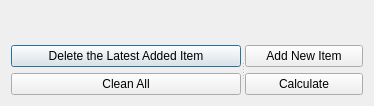
<?xml version="1.0" encoding="UTF-8"?>
<ui version="4.0">
 <class>AverageImageDialog</class>
 <widget class="QDialog" name="AverageImageDialog">
  <property name="geometry">
   <rect>
    <x>0</x>
    <y>0</y>
    <width>374</width>
    <height>106</height>
   </rect>
  </property>
  <property name="windowTitle">
   <string>Average Image</string>
  </property>
  <layout class="QVBoxLayout" name="verticalLayout_3">
   <item>
    <widget class="QLabel" name="number_of_items_selected_label">
     <property name="text">
      <string/>
     </property>
    </widget>
   </item>
   <item>
    <widget class="QSplitter" name="splitter">
     <property name="orientation">
      <enum>Qt::Horizontal</enum>
     </property>
     <widget class="QWidget" name="">
      <layout class="QVBoxLayout" name="verticalLayout">
       <item>
        <widget class="QPushButton" name="delete_the_latest_added_item_button">
         <property name="text">
          <string>Delete the Latest Added Item</string>
         </property>
        </widget>
       </item>
       <item>
        <widget class="QPushButton" name="clean_all_button">
         <property name="text">
          <string>Clean All</string>
         </property>
        </widget>
       </item>
      </layout>
     </widget>
     <widget class="QWidget" name="">
      <layout class="QVBoxLayout" name="verticalLayout_2">
       <item>
        <widget class="QPushButton" name="add_new_item_button">
         <property name="text">
          <string>Add New Item</string>
         </property>
        </widget>
       </item>
       <item>
        <widget class="QPushButton" name="calculate_button">
         <property name="text">
          <string>Calculate</string>
         </property>
        </widget>
       </item>
      </layout>
     </widget>
    </widget>
   </item>
  </layout>
 </widget>
 <tabstops>
  <tabstop>delete_the_latest_added_item_button</tabstop>
  <tabstop>add_new_item_button</tabstop>
  <tabstop>clean_all_button</tabstop>
  <tabstop>calculate_button</tabstop>
 </tabstops>
 <resources/>
 <connections/>
</ui>
